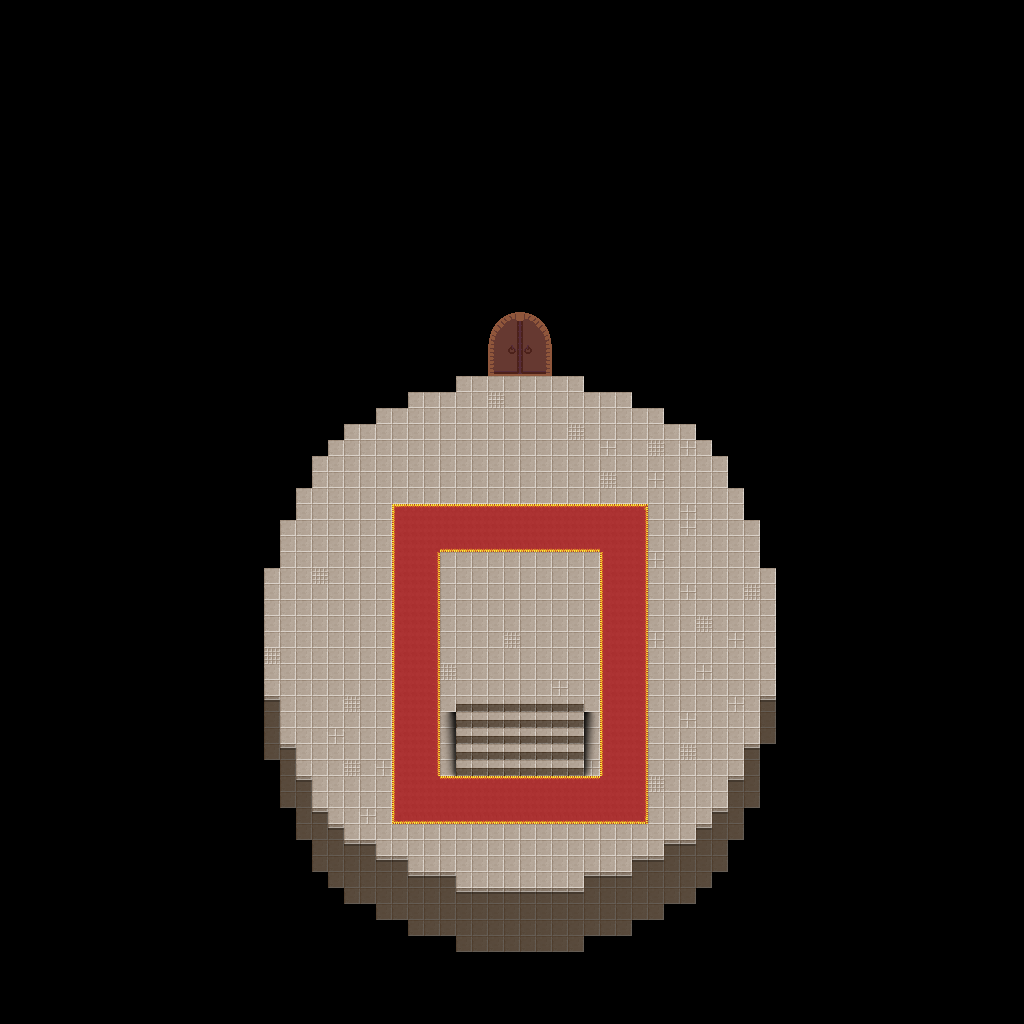

Rendered tile map (Tiled .tmx) drawn with the repository's tilesets; below, a short description and the map source with its tile grids summarised:
An orthogonal 128x128 tile map with 8x8 px tiles, 3 tile layers (Floor, Carpet, Shadow), 2 tilesets and 8 objects (2x Demon, 2x Door, Player).

<map version="1.0" tiledversion="2017.09.13" orientation="orthogonal" renderorder="right-down" width="128" height="128" tilewidth="8" tileheight="8" infinite="0" nextobjectid="14">
 <tileset firstgid="1" name="dungeon_tiles" tilewidth="8" tileheight="8" tilecount="4096" columns="64">
  <image source="../dungeon_tiles.png" width="512" height="512" />
  <terraintypes>
   <terrain name="Grass" tile="0" />
  </terraintypes>
  <tile id="256" terrain="0,0,0,0" />
  <tile id="260" terrain="0,0,," />
  <tile id="321" terrain="0,0,0," />
  <tile id="330" terrain="0,0,,0" />
  <tile id="448" terrain="0,,0," />
  <tile id="451" terrain=",,,0" />
  <tile id="452" terrain=",,0," />
  <tile id="459" terrain=",0,,0" />
  <tile id="515" terrain=",0,," />
  <tile id="516" terrain="0,,," />
  <tile id="897" terrain="0,,0,0" />
  <tile id="906" terrain=",0,0,0" />
  <tile id="963" terrain=",,0,0" />
 </tileset>
 <tileset firstgid="4097" name="dungeon_tiles" tilewidth="8" tileheight="8" tilecount="4096" columns="64">
  <image source="../dungeon_tiles.png" width="512" height="512" />
  <terraintypes>
   <terrain name="Grass" tile="0" />
  </terraintypes>
  <tile id="256" terrain="0,0,0,0" />
  <tile id="260" terrain="0,0,," />
  <tile id="321" terrain="0,0,0," />
  <tile id="330" terrain="0,0,,0" />
  <tile id="448" terrain="0,,0," />
  <tile id="451" terrain=",,,0" />
  <tile id="452" terrain=",,0," />
  <tile id="459" terrain=",0,,0" />
  <tile id="515" terrain=",0,," />
  <tile id="516" terrain="0,,," />
  <tile id="897" terrain="0,,0,0" />
  <tile id="906" terrain=",0,0,0" />
  <tile id="963" terrain=",,0,0" />
 </tileset>
 <layer name="Floor" width="128" height="128">
  <properties>
   <property name="layer" type="float" value="0.2" />
  </properties>
  <data>[16384 cells, 3868 non-empty, 96 distinct tile ids]</data>
 </layer>
 <layer name="Carpet" width="128" height="128">
  <properties>
   <property name="layer" value="0.21" />
  </properties>
  <data>[16384 cells, 720 non-empty, 9 distinct tile ids]</data>
 </layer>
 <objectgroup name="Entities">
  <object id="12" name="Demon" type="Demon" x="611.667" y="575.667" width="24" height="24" />
  <object id="13" name="Demon" type="Demon" x="402" y="574.333" width="24" height="24" />
 </objectgroup>
 <layer name="Shadow" width="128" height="128">
  <properties>
   <property name="layer" type="float" value="0.23" />
  </properties>
  <data>[16384 cells, 32 non-empty, 32 distinct tile ids]</data>
 </layer>
 <objectgroup name="Solids">
  <object id="1" name="Door" type="Door" x="457.5" y="696" width="126.5" height="16">
   <properties>
    <property name="Door" value="Dungeon_Room_2 272 626" />
    <property name="is_sensor" type="bool" value="true" />
   </properties>
  </object>
  <object id="2" x="470.75" y="693.5" width="115" height="2.5" />
  <object id="3" x="456" y="696" width="1.75" height="82.25" />
  <object id="4" x="584" y="695.5" width="1.5" height="80.75" />
  <object id="5" name="Player" type="Player" x="520" y="456" width="16" height="16" />
  <object id="6" name="Door To The Woods" type="Door" x="456" y="376" width="128" height="4.125">
   <properties>
    <property name="Door" value="Demo 234 252" />
    <property name="is_sensor" type="bool" value="false" />
   </properties>
  </object>
 </objectgroup>
</map>
